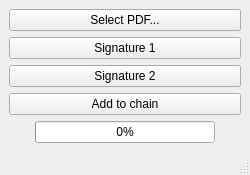
<?xml version="1.0" encoding="UTF-8"?>
<ui version="4.0">
 <class>mainWindow</class>
 <widget class="QMainWindow" name="mainWindow">
  <property name="geometry">
   <rect>
    <x>0</x>
    <y>0</y>
    <width>250</width>
    <height>175</height>
   </rect>
  </property>
  <property name="minimumSize">
   <size>
    <width>250</width>
    <height>0</height>
   </size>
  </property>
  <property name="windowTitle">
   <string>Cryptocontracts</string>
  </property>
  <property name="locale">
   <locale language="English" country="Germany"/>
  </property>
  <widget class="QWidget" name="centralwidget">
   <layout class="QVBoxLayout" name="verticalLayout">
    <item>
     <widget class="QPushButton" name="pButtonSelect">
      <property name="text">
       <string>Select PDF...</string>
      </property>
     </widget>
    </item>
    <item>
     <widget class="QPushButton" name="pButtonSign1">
      <property name="text">
       <string>Signature 1</string>
      </property>
     </widget>
    </item>
    <item>
     <widget class="QPushButton" name="pButtonSign2">
      <property name="text">
       <string>Signature 2</string>
      </property>
     </widget>
    </item>
    <item>
     <widget class="QPushButton" name="pButtonAddToLayer">
      <property name="text">
       <string>Add to chain</string>
      </property>
     </widget>
    </item>
    <item alignment="Qt::AlignHCenter">
     <widget class="QProgressBar" name="progressBar">
      <property name="sizePolicy">
       <sizepolicy hsizetype="Fixed" vsizetype="Fixed">
        <horstretch>0</horstretch>
        <verstretch>0</verstretch>
       </sizepolicy>
      </property>
      <property name="minimumSize">
       <size>
        <width>180</width>
        <height>0</height>
       </size>
      </property>
      <property name="value">
       <number>0</number>
      </property>
     </widget>
    </item>
   </layout>
  </widget>
  <widget class="QStatusBar" name="statusbar">
   <property name="contextMenuPolicy">
    <enum>Qt::ActionsContextMenu</enum>
   </property>
  </widget>
  <action name="actionSingle_Party">
   <property name="checkable">
    <bool>false</bool>
   </property>
   <property name="text">
    <string>Single Party</string>
   </property>
  </action>
  <action name="actionDouble_Party">
   <property name="text">
    <string>Double Party</string>
   </property>
  </action>
  <action name="actionClose">
   <property name="text">
    <string>Close</string>
   </property>
   <property name="menuRole">
    <enum>QAction::NoRole</enum>
   </property>
  </action>
 </widget>
 <tabstops>
  <tabstop>pButtonSign2</tabstop>
  <tabstop>pButtonAddToLayer</tabstop>
 </tabstops>
 <resources/>
 <connections/>
</ui>
